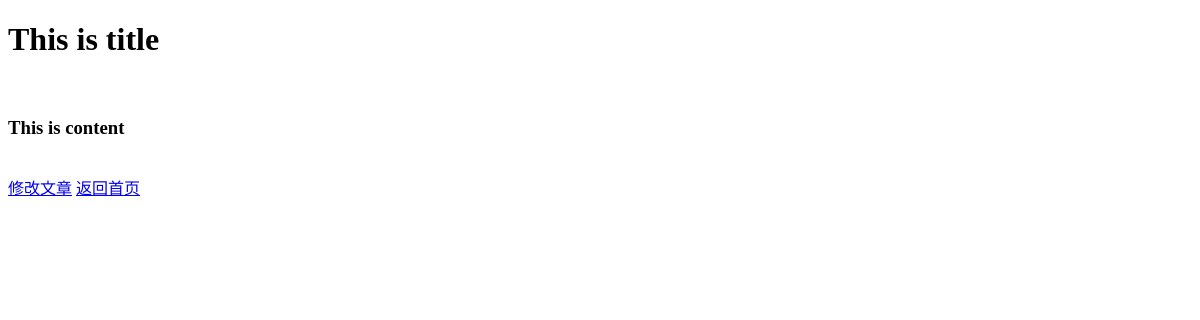
The app's page /blog/1, older data.
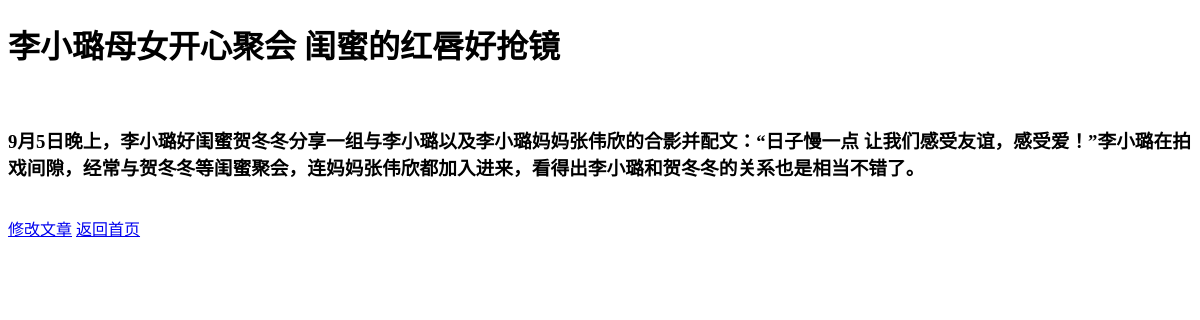
The same page, newer data.
### blog/models.py (models this page shows, shortened)
class Article(models.Model):
	title =  models.CharField(max_length=32,default='Title')
	content = models.TextField(null=True)

### blog/views.py (the view)
# urls.py: url(r'^(?P<id>[0-9]+)$',views.article_page,name='article_page'),
def article_page(request,id):
 	article = models.Article.objects.get(pk=id)
 	return render(request,'blog/article_page.html',{'article':article})

### blog/templates/blog/article_page.html (shortened to what this page needs)
<!DOCTYPE html>
<html lang="en">
<head>
</head>
<body>
	<h1>{{article.title}}</h1>
	<br/>
	<h3>{{article.content}}</h3>
	<br/>
	<a href="{% url 'blog:edit_page' article.id %}">修改文章</a>
	<a href="{% url 'blog:main_page' %}">返回首页</a>
</body>
</html>

Row changes from the older to the newer data that the page shows:
changed Article: title "This is title" → "李小璐母女开心聚会 闺蜜的红唇好抢镜"; content "This is content" → "9月5日晚上，李小璐好闺蜜贺冬冬分享一组与李小璐以及李小璐妈妈张伟欣的合影并配文：“日子慢一点 让我们感受友谊，感受爱！”李小璐在拍戏间隙，经常与贺冬冬等闺蜜聚会，连妈妈张伟欣都加入进来，看得出李小璐和贺冬冬的关系也是相当不错了。"
